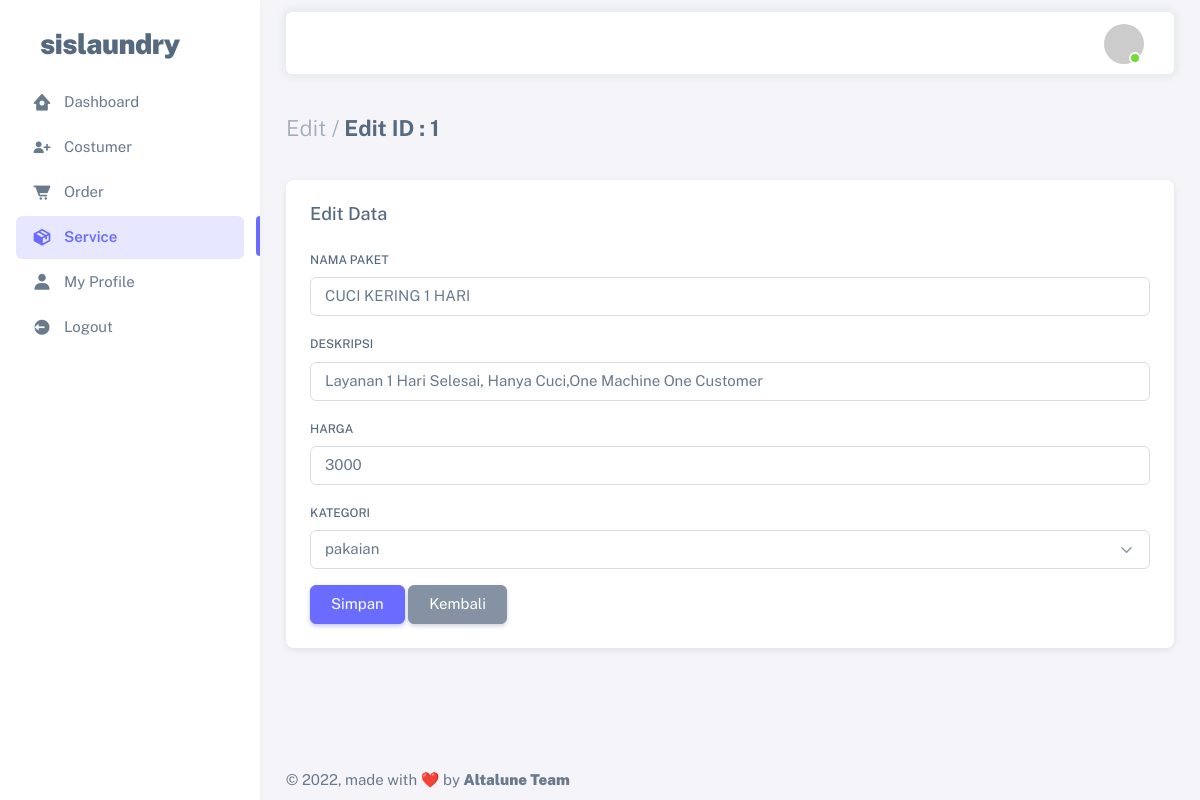
/service/edit.php?id=1 (signed in), run on the app's committed database.
### tables this page shows
CREATE TABLE `service` (
  `id` int(11) NOT NULL,
  `name` varchar(255) NOT NULL,
  `price` int(11) NOT NULL,
  `description` text NOT NULL,
  `category` varchar(255) NOT NULL
);

### service/edit.php (the view, shortened to what this page needs)
<?php
  include '../config.php';
?>
<!DOCTYPE html>
<html
  lang="en"
  class="light-style layout-menu-fixed"
  dir="ltr"
  data-theme="theme-default"
  data-assets-path="../assets/"
  data-template="vertical-menu-template-free"
>
  <head>
    <link rel="stylesheet" href="../assets/vendor/fonts/boxicons.css" />
    <link rel="stylesheet" href="../assets/vendor/css/core.css" class="template-customizer-core-css" />
    <link rel="stylesheet" href="../assets/vendor/css/theme-default.css" class="template-customizer-theme-css" />
    <link rel="stylesheet" href="../assets/css/demo.css" />
    <link rel="stylesheet" href="../assets/vendor/libs/perfect-scrollbar/perfect-scrollbar.css" />
    <link rel="stylesheet" href="../assets/vendor/libs/apex-charts/apex-charts.css" />
  </head>
  <body>
    <div class="layout-wrapper layout-content-navbar">
      <div class="layout-container">
        <aside id="layout-menu" class="layout-menu menu-vertical menu bg-menu-theme">
          <div class="app-brand demo">
            <a href="index.php" class="app-brand-link">
              <span class="app-brand-text demo menu-text fw-bolder ms-2">SISlaundry</span>
            </a>
          </div>
          <ul class="menu-inner py-1">
            <li class="menu-item ">
                <a href="../dashboard.php" class="menu-link">
                <i class="menu-icon tf-icons bx bxs-home-circle"></i>
                <div data-i18n="Analytics">Dashboard</div>
                </a>
            </li>
            <li class="menu-item">
                <a href="../costumer/index.php" class="menu-link">
                <i class="menu-icon tf-icons bx bxs-user-plus"></i>
                <div data-i18n="Analytics">Costumer</div>
                </a>
            </li>
            <li class="menu-item">
                <a href="../order/index.php" class="menu-link">
                <i class="menu-icon tf-icons bx bxs-cart-alt"></i>
                <div data-i18n="Analytics">Order</div>
                </a>
            </li>
            <li class="menu-item active">
                <a href="" class="menu-link">
                <i class="menu-icon tf-icons bx bxs-package"></i>
                <div data-i18n="Analytics">Service</div>
                </a>
            </li>
            <li class="menu-item">
                <a href="../profile/profile.php" class="menu-link">
                <i class="menu-icon tf-icons bx bxs-user"></i>
                <div data-i18n="Analytics">My Profile</div>
                </a>
            </li>
            <li class="menu-item">
                <a href="../logout.php" class="menu-link">
                <i class="menu-icon tf-icons bx bxs-log-out-circle"></i>
                <div data-i18n="Analytics">Logout</div>
                </a>
            </li>
          </ul>
        </aside>
        <div class="layout-page">
          <nav
            class="layout-navbar container-xxl navbar navbar-expand-xl navbar-detached align-items-center bg-navbar-theme"
            id="layout-navbar"
          >
            <div class="navbar-nav-right d-flex align-items-center" id="navbar-collapse">
              <ul class="navbar-nav flex-row align-items-center ms-auto">
                <li class="nav-item navbar-dropdown dropdown-user dropdown">
                <a class="nav-link dropdown-toggle hide-arrow" href="javascript:void(0);" data-bs-toggle="dropdown">
                    <div class="avatar avatar-online">
                        <img src="https://ui-avatars.com/api/?name=<?= $_SESSION["username"]; ?>" alt class="w-px-40 h-auto rounded-circle" />
                    </div>
                </a>
                </li>
              </ul>
            </div>
          </nav>
          <div class="content-wrapper">
            <div class="container-xxl flex-grow-1 container-p-y">
              <h4 class="fw-bold py-3 mb-4"><span class="text-muted fw-light">Edit /</span> Edit ID : <?= $_GET['id']; ?></h4>
              <div class="row">
                <div class="col-xl">
                  <div class="card mb-4">
                    <div class="card-header d-flex justify-content-between align-items-center">
                      <h5 class="mb-0">Edit Data</h5>
                    </div>
                    <div class="card-body">
                      <?php
                      $id = $_GET['id'];
                      $query = mysqli_query($config, "SELECT * FROM service WHERE id=$id");
                      while($data = mysqli_fetch_array($query)) {
                      ?>
                      <form action="update.php" method="POST">
                        <div class="mb-3">
                          <label class="form-label" for="name">Nama Paket</label>
                          <input type="text" class="form-control" id="name" name="name" value="<?= $data['name']?>" placeholder="" required />
                        </div>
                        <div class="mb-3">
                          <label class="form-label" for="description">Deskripsi</label>
                          <input type="text" class="form-control" id="description" name="description" value="<?= $data['description']?>" placeholder="" required/>
                        </div>
                        <div class="mb-3">
                          <label class="form-label" for="price">Harga</label>
                          <input type="text" class="form-control" id="price" name="price" value="<?= $data['price']?>" placeholder="" required />
                        </div>
                        <div class="mb-3">
                          <label class="form-label" for="basic-default-fullname">Kategori</label>
                          <select class="form-select" id="" aria-label="Default select example" name="category" required>
                            <option value="<?= $data['category']?>"><?= $data['category']?></option>
                          </select>
                        </div>
                        <button type="submit" class="btn btn-primary">Simpan</button>
                        <a href="index.php" class="btn btn-secondary">Kembali</a>
                      </form>
                      <?php
                      }
                      ?>
                    </div>
                  </div>
                </div>
              </div>
            </div>
            <footer class="content-footer footer bg-footer-theme">
              <div class="container-xxl d-flex flex-wrap justify-content-between py-2 flex-md-row flex-column">
                <div class="mb-2 mb-md-0">
                  © 2022, made with ❤️ by
                  <a href="#" class="footer-link fw-bolder">Altalune Team</a>
                </div>
              </div>
            </footer>
          </div>
        </div>
      </div>
    </div>
  </body>
</html>

### assets/css/demo.css (style rules this page uses)
.menu .app-brand.demo { height: 64px; margin-top: 12px; }
.app-brand-text.demo { font-size: 1.75rem; letter-spacing: -0.5px; text-transform: lowercase; }

### data on the page
service: name "CUCI KERING 1 HARI", description "Layanan 1 Hari Selesai, Hanya Cuci,One Machine One Customer", price "3000", category "pakaian"

### other printed values
$_GET['id'] "1"
